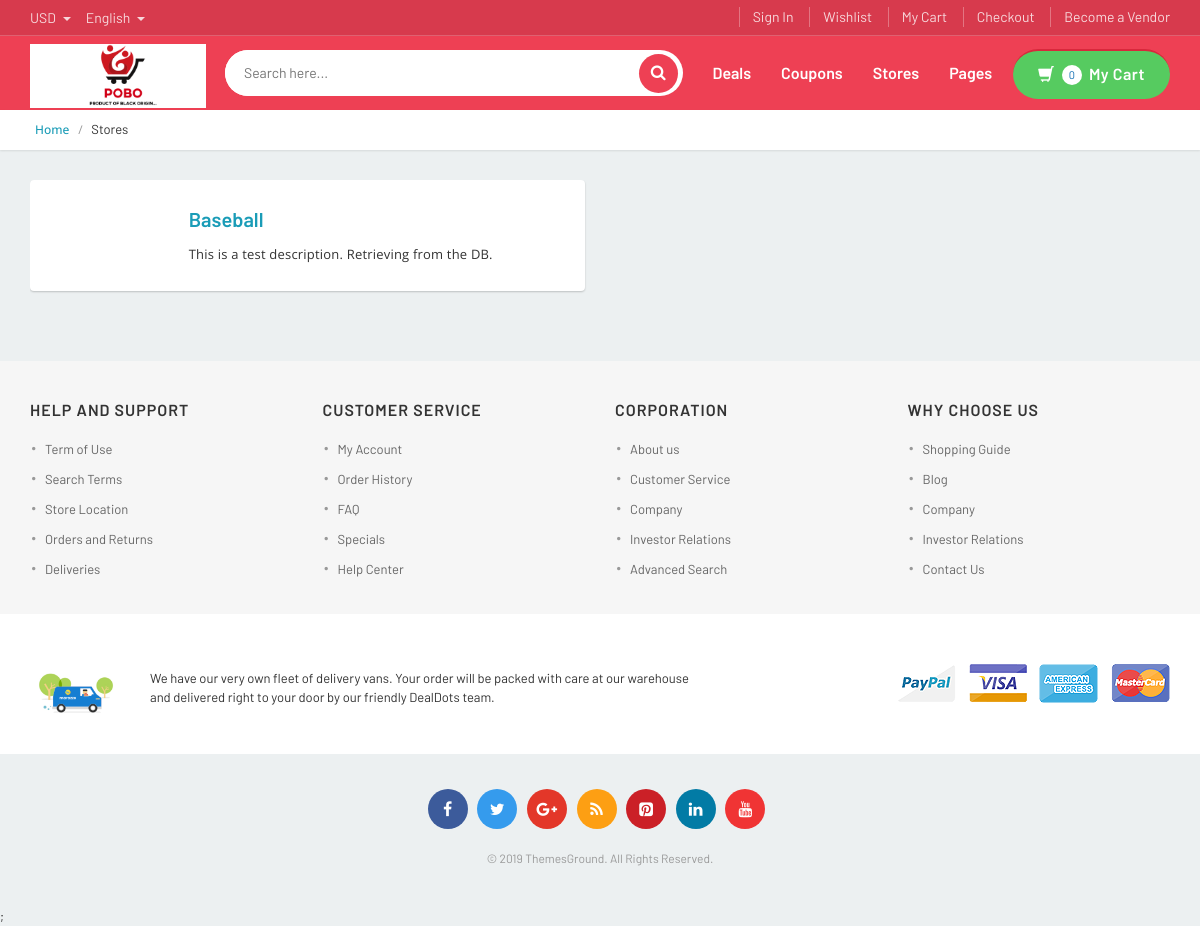
Screenshot of /stores.php with the database file from the repository.
### tables this page shows
CREATE TABLE `vendors` (
  `id` int(10) UNSIGNED NOT NULL,
  `name` varchar(100) NOT NULL,
  `email` varchar(150) NOT NULL,
  `password` varchar(200) NOT NULL,
  `token` varchar(200) NOT NULL,
  `description` varchar(500) NOT NULL,
  `logo` varchar(500) NOT NULL,
  `icon` varchar(500) NOT NULL,
  `fb` varchar(500) NOT NULL DEFAULT '',
  `twitter` varchar(500) NOT NULL DEFAULT '',
  `rss` varchar(500) NOT NULL DEFAULT '',
  `verified` varchar(3) NOT NULL DEFAULT 'no',
  `approved` varchar(3) NOT NULL DEFAULT 'no'
);

### stores.php (the view, shortened to what this page needs)
<!DOCTYPE html>
<html lang="en">
<head>
<link rel="stylesheet" href="assets/css/bootstrap.min.css">
<link rel="stylesheet" href="assets/css/main.css">
<link rel="stylesheet" href="assets/css/blue.css">
<link rel="stylesheet" href="assets/css/owl.carousel.css">
<link rel="stylesheet" href="assets/css/owl.transitions.css">
<link rel="stylesheet" href="assets/css/rateit.css">
<link rel="stylesheet" href="assets/css/bootstrap-select.min.css">
<link rel="stylesheet" href="assets/css/font-awesome.css">
</head>
<body>
<?php include("header-section.php"); ?>
<div class="breadcrumb">
  <div class="container">
    <div class="breadcrumb-inner">
      <ul class="list-inline list-unstyled">
        <li><a href="/home.php">Home</a></li>
        <li class="active">Stores</li>
      </ul>
    </div>
  </div>
</div>
<div class="body-content outer-top-ts">
  <div class='container'>
    <div class='row'>
      <div class="col-md-12">
         <div class="category-product stores-list">
            <div class="row coupons-deals">
              <?php
                $vendorQ = mysqli_query($db, "SELECT id, name, logo, description FROM vendors WHERE approved='yes' ");
                if(mysqli_num_rows($vendorQ)>0){
                  while($vendorRow = mysqli_fetch_assoc($vendorQ)){
                    $vendorId = $vendorRow['id'];
                    $vendorName = $vendorRow['name'];
                    $vendorLogo = $vendorRow['logo'];
                    $vendorDescription = $vendorRow['description'];
                    echo"
                      <div class=\"col-sm-6 col-md-6 col-lg-6 wow fadeInUp\">
                        <div class=\"item\">
                          <div class=\"row\">
                            <div class=\"col-lg-3 col-md-3 col-sm-6 col-xs-12 logo-img\">
                              <a href=\"/store-detail.php?id=$vendorId\">
                                <img class=\"img-responsive\" src=\"$vendorLogo\" alt=\"\">
                              </a>
                            </div>
                            <div class=\"col-lg-9 col-md-9 col-sm-6 col-xs-12\">
                              <h3><a href=\"/store-detail.php?id=$vendorId\">$vendorName</a></h3>
                              <p>$vendorDescription</p>
                            </div>
                          </div>
                        </div>
                      </div>
                    ";
                  }
                }
              ?>
            </div>
          </div>
        </div>
    </div>
    </div>
<?php include("footer-section.php") ?>;
</body>
</html>

### assets/css/blue.css (style rules this page uses)
.breadcrumb ul li.active { color: #333; }

### rows the page displays
vendors: name "Baseball", description "This is a test description. Retrieving from the DB."

### other values shown
$icarth "0"
